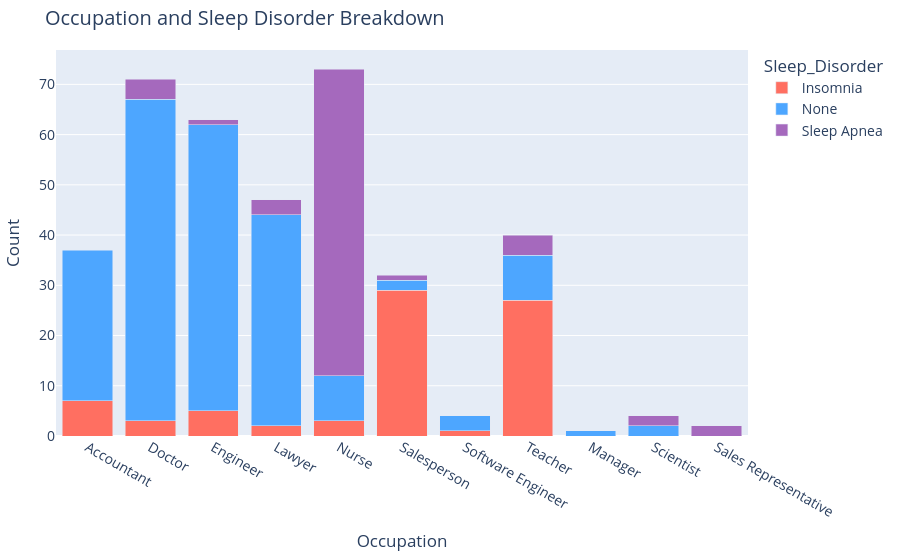

Notebook code cell kept with this figure:
### Markdown cell above
There are clear occupation-based differences in sleep disorder prevalence. For instance, insomnia appears significantly more common among nurses, while doctors and engineers are more likely to report no sleep disorders. This indicates that job type may influence sleep health, potentially due to stress, schedules, or workload.

### Code cell
occupation_df = df2.groupby(['Occupation', 'Sleep_Disorder']).size().reset_index(name='Count')

fig = px.bar(
    occupation_df,
    x="Occupation",           
    y="Count",                
    color="Sleep_Disorder",   
    title="Occupation and Sleep Disorder Breakdown",  
    barmode="stack",          
    color_discrete_map={    
        'None': '#4DA6FF',       
        'Sleep Apnea': '#A569BD',  
        'Insomnia': '#FF6F61'      
    }
)

fig.update_layout(
    margin=dict(t=50, b=50, l=50, r=50),
    font=dict(size=14)
)

fig.show()

### Figure 1 — Plotly figure (JSON) as saved in the notebook; plotly's stock layout.template omitted (floating-point values rounded to 4 significant figures)
{"data": [{"hovertemplate": "Sleep_Disorder=Insomnia<br>Occupation=%{x}<br>Count=%{y}<extra></extra>", "legendgroup": "Insomnia", "marker": {"color": "#FF6F61", "pattern": {"shape": ""}}, "name": "Insomnia", "orientation": "v", "showlegend": true, "textposition": "auto", "type": "bar", "x": ["Accountant", "Doctor", "Engineer", "Lawyer", "Nurse", "Salesperson", "Software Engineer", "Teacher"], "xaxis": "x", "y": [7, 3, 5, 2, 3, 29, 1, 27], "yaxis": "y"}, {"hovertemplate": "Sleep_Disorder=None<br>Occupation=%{x}<br>Count=%{y}<extra></extra>", "legendgroup": "None", "marker": {"color": "#4DA6FF", "pattern": {"shape": ""}}, "name": "None", "orientation": "v", "showlegend": true, "textposition": "auto", "type": "bar", "x": ["Accountant", "Doctor", "Engineer", "Lawyer", "Manager", "Nurse", "Salesperson", "Scientist", "Software Engineer", "Teacher"], "xaxis": "x", "y": [30, 64, 57, 42, 1, 9, 2, 2, 3, 9], "yaxis": "y"}, {"hovertemplate": "Sleep_Disorder=Sleep Apnea<br>Occupation=%{x}<br>Count=%{y}<extra></extra>", "legendgroup": "Sleep Apnea", "marker": {"color": "#A569BD", "pattern": {"shape": ""}}, "name": "Sleep Apnea", "orientation": "v", "showlegend": true, "textposition": "auto", "type": "bar", "x": ["Doctor", "Engineer", "Lawyer", "Nurse", "Sales Representative", "Salesperson", "Scientist", "Teacher"], "xaxis": "x", "y": [4, 1, 3, 61, 2, 1, 2, 4], "yaxis": "y"}], "layout": {"barmode": "stack", "font": {"size": 14}, "legend": {"title": {"text": "Sleep_Disorder"}, "tracegroupgap": 0}, "margin": {"b": 50, "l": 50, "r": 50, "t": 50}, "title": {"text": "Occupation and Sleep Disorder Breakdown"}, "xaxis": {"anchor": "y", "domain": [0, 1], "title": {"text": "Occupation"}}, "yaxis": {"anchor": "x", "domain": [0, 1], "title": {"text": "Count"}}}}
